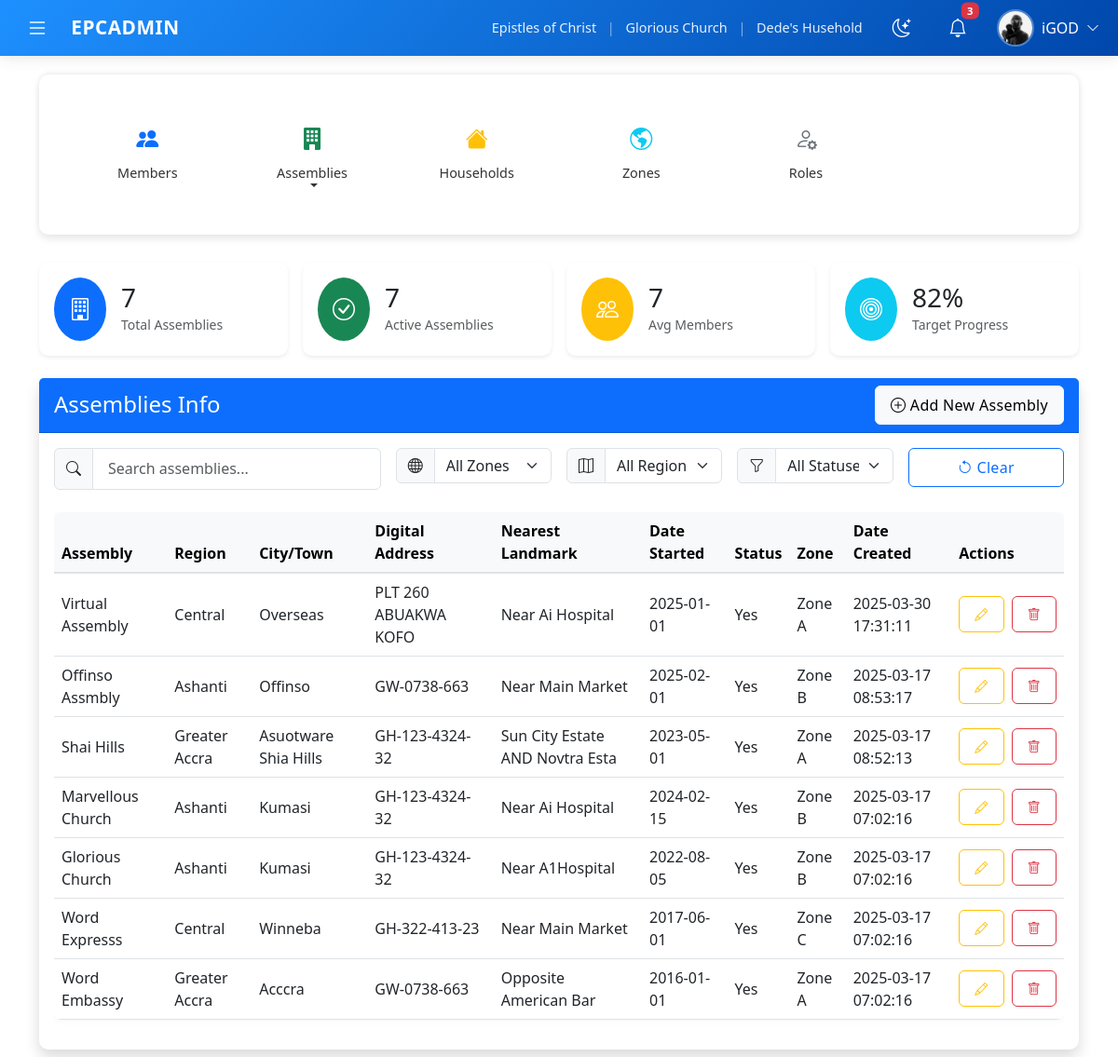
The app's page /app/pages/tpd/assemblies/index.php (signed in) with its own data.
### tables this page shows
CREATE TABLE `members` (
  `member_id` int(11) NOT NULL,
  `first_name` varchar(50) NOT NULL,
  `last_name` varchar(50) NOT NULL,
  `date_of_birth` date NOT NULL,
  `gender` enum('Male','Female','Other') NOT NULL,
  `marital_status` enum('Single','Married','Divorced','Widowed') NOT NULL,
  `contact` varchar(20) NOT NULL,
  `email` varchar(255) DEFAULT NULL,
  `address` varchar(255) DEFAULT NULL,
  `profile_photo` varchar(255) DEFAULT NULL,
  `digital_address` varchar(20) NOT NULL,
  `occupation` varchar(100) DEFAULT NULL,
  `employer` varchar(100) DEFAULT NULL,
  `work_phone` varchar(20) DEFAULT NULL,
  `highest_education_level` enum('None','Primary','Secondary','Diploma','Bachelor','Master','Doctorate') DEFAULT NULL,
  `institution` varchar(100) DEFAULT NULL,
  `year_graduated` int(11) DEFAULT NULL,
  `status` enum('Committed saint','Active saint','Worker','New saint') NOT NULL,
  `joined_date` date NOT NULL,
  `assemblies_id` int(11) NOT NULL,
  `local_function_id` int(11) NOT NULL,
  `referral_id` int(11) DEFAULT NULL,
  `group_name` varchar(50) DEFAULT NULL,
  `username` varchar(50) NOT NULL,
  `password` varchar(255) NOT NULL,
  `created_at` timestamp NOT NULL DEFAULT current_timestamp(),
  `updated_at` timestamp NULL DEFAULT NULL ON UPDATE current_timestamp(),
  `created_by` varchar(50) NOT NULL,
  `updated_by` varchar(50) DEFAULT NULL
);

CREATE TABLE `assemblies` (
  `assembly_id` int(11) NOT NULL,
  `zone_id` int(11) NOT NULL,
  `region` varchar(100) NOT NULL,
  `city_town` varchar(100) NOT NULL,
  `digital_address` varchar(20) NOT NULL,
  `nearest_landmark` varchar(255) DEFAULT NULL,
  `date_started` date DEFAULT NULL,
  `name` varchar(100) NOT NULL,
  `description` text DEFAULT NULL,
  `status` tinyint(1) NOT NULL DEFAULT 1,
  `created_at` timestamp NOT NULL DEFAULT current_timestamp(),
  `updated_at` timestamp NULL DEFAULT NULL ON UPDATE current_timestamp(),
  `created_by` varchar(50) NOT NULL,
  `updated_by` varchar(50) DEFAULT NULL
);

CREATE TABLE `households` (
  `household_id` int(11) NOT NULL,
  `assembly_id` int(11) NOT NULL,
  `address` varchar(255) NOT NULL,
  `digital_address` varchar(20) NOT NULL,
  `nearest_landmark` varchar(255) DEFAULT NULL,
  `date_started` date DEFAULT NULL,
  `name` varchar(100) NOT NULL,
  `description` text DEFAULT NULL,
  `status` tinyint(1) NOT NULL DEFAULT 1,
  `created_at` timestamp NOT NULL DEFAULT current_timestamp(),
  `updated_at` timestamp NULL DEFAULT NULL ON UPDATE current_timestamp(),
  `created_by` varchar(50) NOT NULL,
  `updated_by` varchar(50) DEFAULT NULL
);

CREATE TABLE `zones` (
  `zone_id` int(11) NOT NULL,
  `name` varchar(100) NOT NULL,
  `description` text DEFAULT NULL,
  `created_at` timestamp NOT NULL DEFAULT current_timestamp(),
  `updated_at` timestamp NULL DEFAULT NULL ON UPDATE current_timestamp(),
  `created_by` varchar(50) NOT NULL,
  `updated_by` varchar(50) DEFAULT NULL
);

### app/pages/tpd/assemblies/index.php (the view, shortened to what the rows shown need)
<?php
include "../../../config/db.php";
try {
    $stmt = $pdo->query("SELECT a.assembly_id, a.name, a.region, a.city_town, a.digital_address, a.nearest_landmark, a.date_started, a.status, z.zone_id, z.name AS zone_name, a.created_by, a.created_at
                        FROM assemblies a
                        LEFT JOIN zones z ON a.zone_id = z.zone_id
                        ORDER BY a.created_at DESC");
    $assemblies = $stmt->fetchAll(PDO::FETCH_ASSOC);
} catch (PDOException $e) {
    echo "Error fetching assemblies: " . $e->getMessage();
    exit;
}
?>
<!DOCTYPE html>
<html lang="en">
<?php include "../../../includes/header.php"; ?>
<body class="d-flex flex-column min-vh-100">
<main class="container flex-grow-1 py-2">
    <div class="card shadow">
        <div class="card-body">
            <div class="table-responsive">
                <table class="table table-hover align-middle">
                    <thead class="table-light">
                        <tr>
                            <th>Assembly</th>
                            <th>Region</th>
                            <th>City/Town</th>
                            <th>Digital Address</th>
                            <th>Nearest Landmark</th>
                            <th>Date Started</th>
                            <th>Status</th>
                            <th>Zone</th>
                            <th>Date Created</th>
                            <th>Actions</th>
                        </tr>
                    </thead>
                    <tbody>
                        <?php foreach ($assemblies as $row): ?>
                            <tr>
                                <td><?= htmlspecialchars($row['name']) ?></td>
                                <td><?= htmlspecialchars($row['region']) ?></td>
                                <td><?= htmlspecialchars($row['city_town']) ?></td>
                                <td><?= htmlspecialchars($row['digital_address'] ?? 'N/A') ?></td>
                                <td><?= htmlspecialchars($row['nearest_landmark'] ?? 'N/A') ?></td>
                                <td><?= htmlspecialchars($row['date_started'] ?? 'N/A') ?></td>
                                <td><?= $row['status'] ? 'Yes' : 'No' ?></td>
                                <td><?= htmlspecialchars($row['zone_name'] ?? 'N/A') ?></td>
                                <td><?= htmlspecialchars($row['created_at']) ?></td>
                                <td>
                                    <div class="d-flex gap-2">
                                        <button class="btn btn-sm btn-outline-warning" data-bs-toggle="modal" data-bs-target="#editAssemblyModal-<?= $row['assembly_id'] ?>" title="Edit">
                                            <i class="bi bi-pencil"></i>
                                        </button>
                                        <button class="btn btn-sm btn-outline-danger" data-bs-toggle="modal" data-bs-target="#deleteAssemblyModal-<?= $row['assembly_id'] ?>" title="Delete">
                                            <i class="bi bi-trash"></i>
                                        </button>
                                    </div>
                                </td>
                            </tr>
                        <?php endforeach; ?>
                    </tbody>
                </table>
            </div>
        </div>
    </div>
</main>
</body>
</html>

### app/includes/header.php (shortened to what the rows shown need)
<?php
require_once __DIR__ . '/../config/config.php';
$image_base_url = '/Ekklessia-church-management/app/resources/assets/images/';
$username = 'Guest';
$profile_picture = '';
$church_name = 'Epistles of Christ';
$assembly_name = 'N/A';
$household_name = 'N/A';
if (isset($_SESSION['member_id'])) {
    try {
        $stmt = $pdo->prepare("
            SELECT m.username, m.profile_photo,
                   a.name AS assembly_name, a.assembly_id AS assembly_id,
                   h.name AS household_name, h.household_id AS household_id
            FROM members m
            LEFT JOIN member_household mh ON m.member_id = mh.member_id
            LEFT JOIN assemblies a ON mh.assemblies_id = a.assembly_id
            LEFT JOIN households h ON mh.household_id = h.household_id
            WHERE m.member_id = :member_id
            LIMIT 1
        ");
        $stmt->execute(['member_id' => $_SESSION['member_id']]);
        $user = $stmt->fetch(PDO::FETCH_ASSOC);
        if ($user) {
            $username = htmlspecialchars($user['username'] ?? 'Guest');
            $assembly_name = htmlspecialchars($user['assembly_name'] ?? 'N/A');
            $household_name = htmlspecialchars($user['household_name'] ?? 'N/A');
            if (!empty($user['profile_photo']) && strtolower($user['profile_photo']) !== 'null') {
                $profile_photo_cleaned = basename(trim($user['profile_photo']));
                $profile_picture_path = $image_base_url . rawurlencode($profile_photo_cleaned);
                $file_path = realpath(__DIR__ . '/../resources/assets/images/' . $profile_photo_cleaned);
                if ($file_path && file_exists($file_path)) {
                    $profile_picture = $profile_picture_path;
                }
            }
        }
    } catch (PDOException $e) {
        error_log("Error fetching user details: " . $e->getMessage());
    }
}
?>
<!DOCTYPE html>
<html lang="en" data-bs-theme="light">
<head>
    <link rel="stylesheet" href="https://cdn.jsdelivr.net/npm/bootstrap@5.3.0/dist/css/bootstrap.min.css">
    <link rel="stylesheet" href="https://cdn.jsdelivr.net/npm/bootstrap-icons@1.11.3/font/bootstrap-icons.min.css">
    <link rel="stylesheet" href="https://cdnjs.cloudflare.com/ajax/libs/font-awesome/6.4.2/css/all.min.css">
    <link rel="stylesheet" href="/Ekklessia-church-management/public/assets/css/style.css">
</head>
<body>
<header class="top-header d-flex align-items-center justify-content-between">
    <div class="d-flex align-items-center gap-4">
        <div class="church-info d-none d-md-block">
            <span class="church-name"><?php echo $church_name; ?></span>
            <span class="separator">|</span>
            <span class="assembly-name"><?php echo $assembly_name; ?></span>
            <span class="separator">|</span>
            <span class="household-name"><?php echo $household_name; ?></span>
        </div>
        <div class="dropdown">
            <button class="user-profile border-0 bg-transparent p-0" type="button" id="userDropdown" data-bs-toggle="dropdown" aria-expanded="false">
                <div class="d-flex align-items-center gap-2">
                    <div class="profile-image-container">
                        <?php if (!empty($profile_picture)): ?>
                            <img src="<?php echo $profile_picture; ?>" alt="Profile" class="w-100 h-100 object-fit-cover">
                        <?php else: ?>
                            <div class="profile-placeholder d-flex align-items-center justify-content-center h-100 bg-light">
                                <i class="bi bi-person text-secondary"></i>
                            </div>
                        <?php endif; ?>
                    </div>
                    <div class="d-none d-md-flex align-items-center text-white">
                        <span class="me-2"><?php echo $username; ?></span>
                        <i class="bi bi-chevron-down small"></i>
                    </div>
                </div>
            </button>
        </div>
    </div>
</header>
</body>
</html>

### records on screen
members: assemblies.name "Glorious Church", households.name "Dede's Husehold", profile_photo (picture), username "iGOD"
assemblies: name "Virtual Assembly", region "Central", city_town "Overseas", digital_address "PLT 260 ABUAKWA KOFO", nearest_landmark "Near Ai Hospital", date_started "2025-01-01", status "Yes", zone.name "Zone A", created_at "2025-03-30 17:31:11"
assemblies: name "Offinso Assmbly", region "Ashanti", city_town "Offinso", digital_address "GW-0738-663", nearest_landmark "Near Main Market", date_started "2025-02-01", status "Yes", zone.name "Zone B", created_at "2025-03-17 08:53:17"
assemblies: name "Shai Hills", region "Greater Accra", city_town "Asuotware Shia Hills", digital_address "GH-123-4324-32", nearest_landmark "Sun City Estate AND Novtra Esta", date_started "2023-05-01", status "Yes", zone.name "Zone A", created_at "2025-03-17 08:52:13"
assemblies: name "Marvellous Church", region "Ashanti", city_town "Kumasi", digital_address "GH-123-4324-32", nearest_landmark "Near Ai Hospital", date_started "2024-02-15", status "Yes", zone.name "Zone B", created_at "2025-03-17 07:02:16"
assemblies: name "Glorious Church", region "Ashanti", city_town "Kumasi", digital_address "GH-123-4324-32", nearest_landmark "Near A1Hospital", date_started "2022-08-05", status "Yes", zone.name "Zone B", created_at "2025-03-17 07:02:16"
assemblies: name "Word Expresss", region "Central", city_town "Winneba", digital_address "GH-322-413-23", nearest_landmark "Near Main Market", date_started "2017-06-01", status "Yes", zone.name "Zone C", created_at "2025-03-17 07:02:16"
assemblies: name "Word Embassy", region "Greater Accra", city_town "Acccra", digital_address "GW-0738-663", nearest_landmark "Opposite American Bar", date_started "2016-01-01", status "Yes", zone.name "Zone A", created_at "2025-03-17 07:02:16"

### other values on screen
$church_name "Epistles of Christ"
$total_assemblies "7"
$active_assemblies "7"
$avg_members_per_assembly "7"
$total_progress "82"
